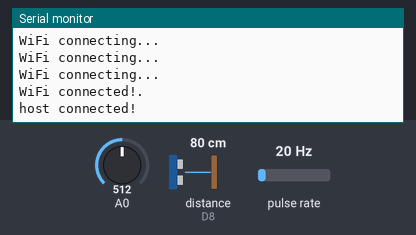
Bench run of a sketch on a simulated ESP8266 (NodeMCU). Parts: the last lines printed to the serial monitor. Wiring (inferred from the names in the program): ultrasonic range finder: trigger D7; echo D8; pulse sensor: data D2. The inputs (shaded band) are chosen by the test bench; at power-on: distance to the obstacle (sensor on D8) 80 cm, pulse rate 20 Hz, A0 = 512. The echo pulse lasts 58.3 µs per cm; WiFi joins after 1.5 s; servers stay silent unless stated.

Above: at 2.7 s.
2.8 s: distance to the obstacle (sensor on D8) set to 2 cm
At 2.8 s:
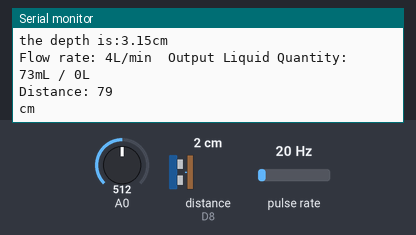
4.3 s: pulse rate (sensor on D2) set to 4 Hz
At 5.6 s:
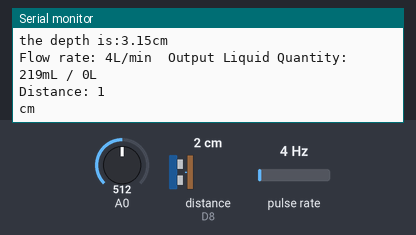
5.8 s: A0 set to 716
At 7.0 s:
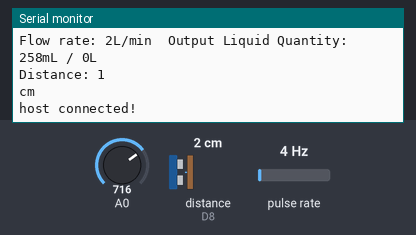
7.3 s: distance to the obstacle (sensor on D8) set to 4 cm
At 7.8 s:
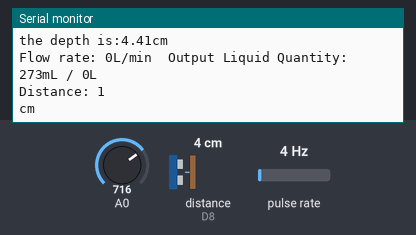
8.8 s: pulse rate (sensor on D2) set to 50 Hz
At 10.1 s:
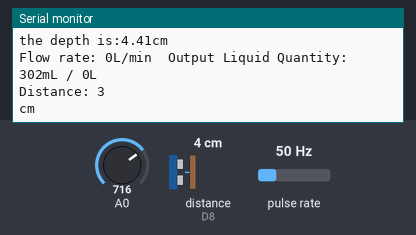
10.3 s: A0 set to 900
At 11.4 s:
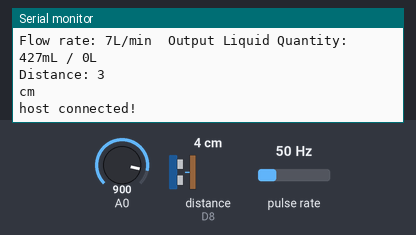
Timing chart, 0 to 12.8 s (numbered marks = the images above; inputs shaded):
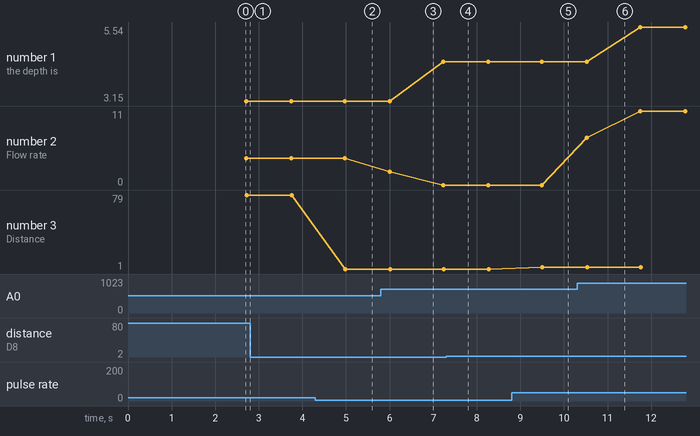

The sketch:

waterlevelSensor.ino
```cpp
#include <ESP8266WiFi.h>
#define SENSOR D2
#define trigPin D7
#define echoPin D8

//const char* ssid = "BT-5CCJ29";
//const char* password = "NkpPUhkK6XfthR";

const char* ssid = "TP-Link_E680";
const char* password = "23440296";

const char* host = "192.168.10.129";
//const char* host = "34.121.222.110";

const int port = 9003;//demo2 tcp 使用 9003端口

const char* id = "Sensor3";

long currentMillis = 0;
long previousMillis = 0;
int interval = 1000;
float calibrationFactor = 4.5;
volatile byte pulseCount;
byte pulse1Sec = 0;
float flowRate;
unsigned int flowMilliLitres;
unsigned long totalMilliLitres;
long duration;
int distance;

void IRAM_ATTR pulseCounter()
{
  pulseCount++;
}

WiFiClient client;

void setup()
{
  Serial.begin(9600);
  pinMode(SENSOR, INPUT_PULLUP);
  pinMode(trigPin,OUTPUT);
  pinMode(echoPin,INPUT);
  pulseCount = 0;
  flowRate = 0.0;
  flowMilliLitres = 0;
  totalMilliLitres = 0;
  previousMillis = 0;
  attachInterrupt(digitalPinToInterrupt(SENSOR), pulseCounter, FALLING);

  WiFi.begin(ssid, password);
  client.setTimeout(100);
  while (WiFi.status() != WL_CONNECTED) {
    Serial.println("WiFi connecting...");
    delay(500);
  }
  Serial.println("WiFi connected!.");
}

void loop()
{
  if (client.connect(host, port))
  {
    Serial.println("host connected!");
    //发送第一条TCP数据，发送ID号
    client.print(id);
  }
   else
  {
    // TCP连接异常
    Serial.println("host connecting...");
    delay(500);
  }
  while (client.connected()) {
    float val = analogRead(A0); // read input value
    float waterLevel=(val/650)*4;
    currentMillis = millis();
    if (currentMillis - previousMillis > interval) {
      pulse1Sec = pulseCount;
      pulseCount = 0;
      flowRate = ((1000.0 / (millis() - previousMillis)) * pulse1Sec) / calibrationFactor;
      previousMillis = millis();
      flowMilliLitres = (flowRate / 60) * 1000;
      totalMilliLitres += flowMilliLitres;
    }
    // Clears the trigPin
    digitalWrite(trigPin,LOW);
    delayMicroseconds(2);
    //set trigPin as High status 10us
    digitalWrite(trigPin,HIGH);
    delayMicroseconds(10);
    digitalWrite(trigPin,LOW);
    //read echoPin, to record the sound wave spread time
    duration = pulseIn(echoPin, HIGH);
    //calculate the distance
    distance=duration* 0.034/2;
    String myReadout="";
    myReadout.concat(waterLevel);
    myReadout.concat(",");
    myReadout.concat(distance);
    myReadout.concat(",");
    myReadout.concat(flowRate);
    myReadout.concat(",");
    myReadout.concat(totalMilliLitres/1000.0);
    client.print(myReadout);
    delay(1000);
    Serial.print("the depth is:");
    Serial.print(waterLevel);
    Serial.println("cm");
    // Print the flow rate for this second in litres / minute
    Serial.print("Flow rate: ");
    Serial.print(int(flowRate));  // Print the integer part of the variable
    Serial.print("L/min");
    Serial.print("\t");       // Print tab space
    // Print the cumulative total of litres flowed since starting
    Serial.print("Output Liquid Quantity: ");
    Serial.print(totalMilliLitres);
    Serial.print("mL / ");
    Serial.print(totalMilliLitres / 1000);
    Serial.println("L");
    Serial.print("Distance: ");
    Serial.println(distance);
    Serial.println("cm");
  }
}
```

Measured:
- plotted number 1: 3.15 → 4.41 after the input at 5.8 s, 4.41 → 5.54 after the input at 10.3 s
